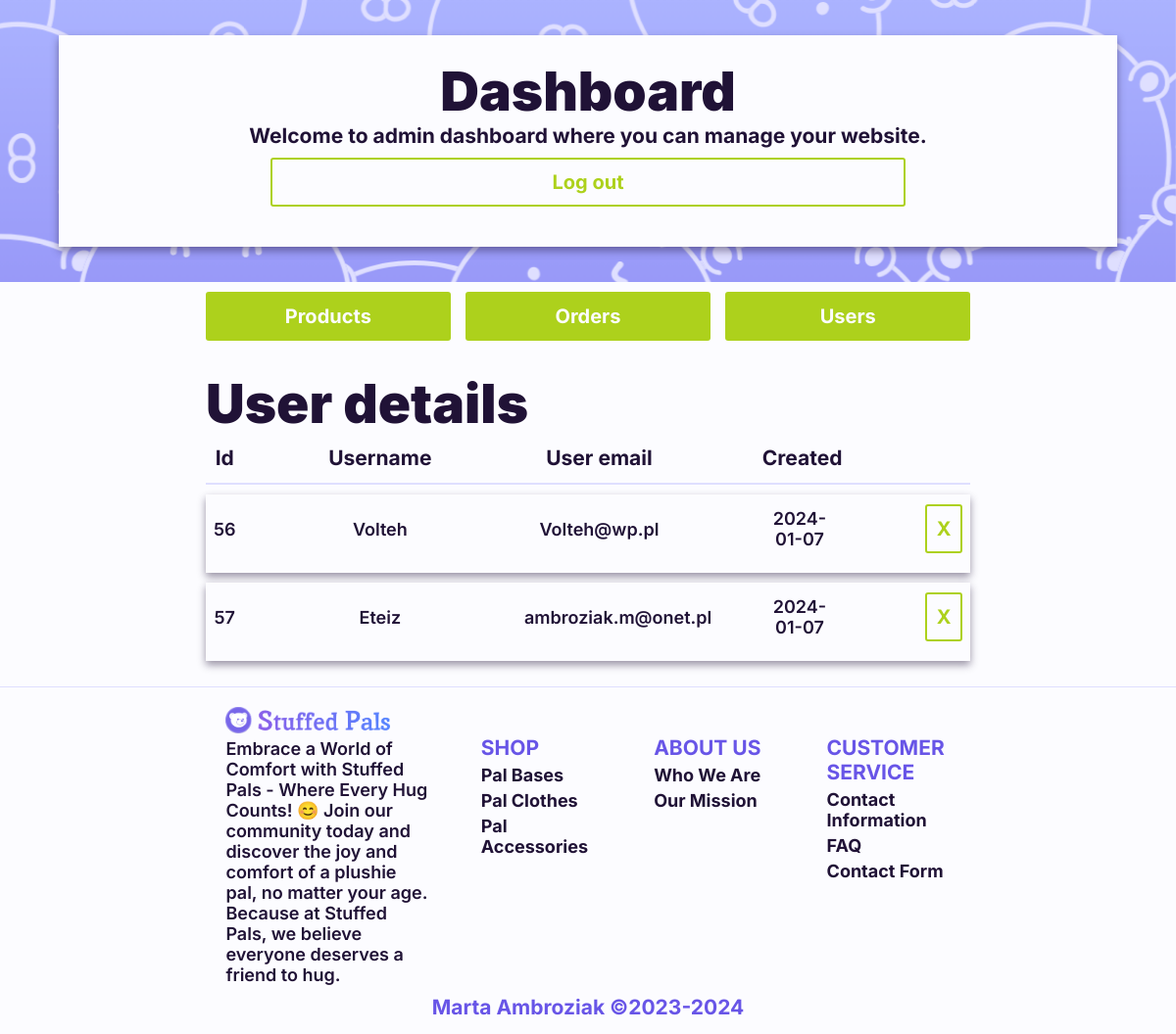
Screenshot of /admin_pages/admin_dashboard.php?content=users (signed in) with the database file from the repository.
### tables this page shows
CREATE TABLE IF NOT EXISTS `user` (
  `id` int(11) NOT NULL AUTO_INCREMENT,
  `user_login` varchar(40) NOT NULL,
  `user_password` varchar(60) NOT NULL COMMENT 'Hashed by md5',
  `user_email` varchar(255) DEFAULT NULL,
  `date_created` date NOT NULL DEFAULT current_timestamp(),
  PRIMARY KEY (`id`),
  UNIQUE KEY `UC_user_login_unique` (`user_login`),
  UNIQUE KEY `user_email` (`user_email`)
);

### admin_pages/admin_users/admin_users_loader.php (the view, shortened to what this page needs)
<?php
$servername = "localhost";
$username = "root";
$password = "";
$dbname = "stuffedpals_database";
$conn = new mysqli($servername, $username, $password, $dbname);
echo "<div id='admin-user-section'>";
    echo "<div class='section-header'>";
        echo "<h1>User details</h1>";
        echo "<div class='section-information section-rows'>";
            echo "<h3 class='user-id'>Id</h3>";
            echo "<h3 class='user-login'>Username</h3>";
            echo "<h3 class='user-email'>User email</h3>";
            echo "<h3 class='user-date'>Created</h3>";
        echo "</div>";
    echo "</div>";
    echo "<hr class='outer'>";
    echo "<div class='section-content'>";
$query = "SELECT id, user_login, user_email, date_created FROM user";
$result = $conn->query($query);
if ($result->num_rows > 0) {
    while($row = $result->fetch_assoc()) {
        echo "<form id='admin-user-form' action='../../admin_pages/admin_users/admin_users_delete_sender.php' class='section-element section-columns white-background default-box-shadow' method='post'>";
            echo "<div class='section-rows'>";
                    echo "<h4 class='user-id'>". htmlspecialchars($row['id']) ."</h4>";
                    echo "<h4 class='user-login'>". htmlspecialchars($row['user_login']) ."</h4>";
                    echo "<h4 class='user-email'>". htmlspecialchars($row['user_email']) ."</h4>";
                    echo "<h4 class='user-date'>". htmlspecialchars($row['date_created']) ."</h4>";
                    echo "<button type='button' class='user-delete hyperlink_button_reverse' title='Remove user' user-id='" . $row['id'] . "'>X</button>";
                echo "</div>";
        echo "</form>";
    }
} else {
    echo "<h2>No users found.</h2>";
}
echo "</div>";
echo "</div>";
?>

### styles.css (style rules this page uses)
.white-background { background-color: var(--white-background-color); }
.default-box-shadow, .hover-box-shadow { box-shadow: 0px 4px 8px var(--shadow-color); }
body { padding: 0px; margin: 0px; background-color: var(--tertiary-color); color: var(--default-color); font-family: 'Inter', sans-serif; font-weight: 500; font-size: 17px; }
.section-rows, .section-columns { display: flex; justify-content: center; align-items: center; margin: auto; }
.section-rows { flex-direction: row; }
.section-columns { flex-direction: column; }
hr { height: 1px; border: none; background-color: var(--tertiary-color); }
hr.outer { height: 2px; }
h1, h2, h3, h4, span, p { margin-top: 5px; margin-bottom: 5px; color: var(--default-color); }
h1 { font-weight: 900; font-size: 55px; }
h3 { font-weight: 700; font-size: 21px; }
h4 { font-weight: 600; font-size: 18px; }
a, button { text-align: center; }
.hyperlink_button_reverse, .hyperlink_button_reverse:visited, .hyperlink_button_reverse_inactive, .hyperlink_button_reverse_inactive:visited { display: flex; justify-content: center; align-items: center; width: 200px; height: 50px; margin-top: 10px; margin-bottom: 10px; border-radius: 3px; box-sizing: border-box; background-color:rgba(0, 0, 0, 0); font-family: 'Inter', sans-serif; font-weight: 700; font-size: 20px; text-decoration: none; }
.hyperlink_button_reverse, .hyperlink_button_reverse:visited { border: 2px solid var(--action-color-default); color: var(--action-color-default); transition: border 0.3s ease, color 0.3s ease; cursor: pointer; }
#admin-dashboard-page main .section-rows { width: 65%; justify-content: space-between; }
#admin-user-section, #admin-user-section .section-element .section-rows, #admin-user-section .section-content, #admin-user-section .form-result { width: 100%; }
#admin-user-section { padding-top: 2%; padding-bottom: 2%; margin: auto; }
#admin-user-section .section-element, #admin-user-section .section-information { width: 98% !important; padding: 0px 1% 0px 1%; }
#admin-user-section .section-element { margin-top: 10px; margin-bottom: 10px; }
#admin-user-section .section-information { justify-content: space-between; margin: 0px; text-align: center; }
#admin-user-section .user-id, #admin-user-section .user-login, #admin-user-section .user-email, #admin-user-section .user-date, #admin-user-section .user-delete { text-align: center; }
#admin-user-section .user-id { width: 3%; }
#admin-user-section .user-login { width: 15%; }
#admin-user-section .user-email { width: 20%; }
#admin-user-section .user-date { width: 10%; }
#admin-user-section .user-delete { width: 5%; }

### rows the page displays
user: id "56", user_login "Volteh", user_email "Volteh@wp.pl", date_created "2024-01-07"
user: id "57", user_login "Eteiz", user_email "ambroziak.m@onet.pl", date_created "2024-01-07"
